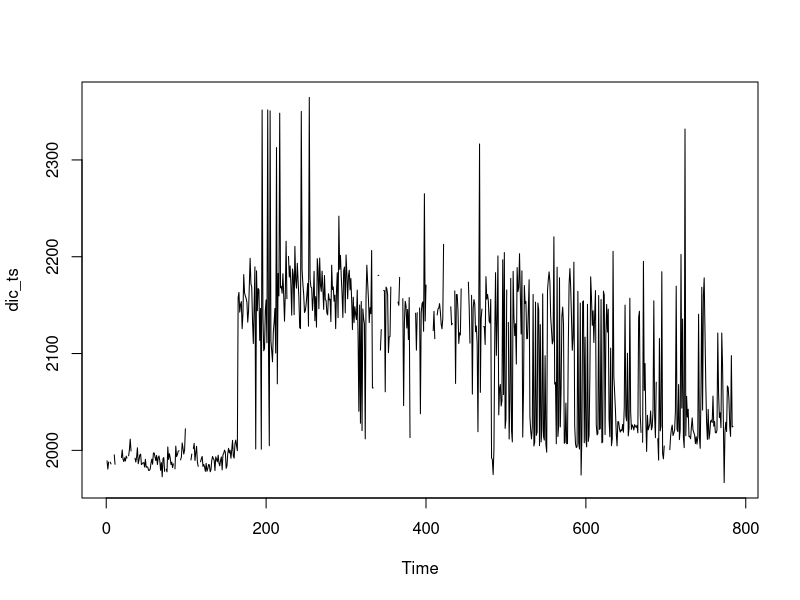
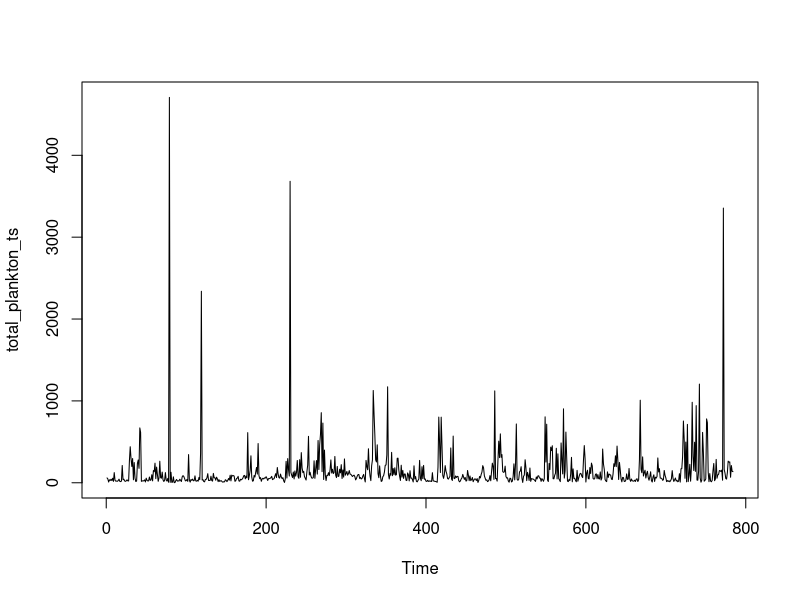
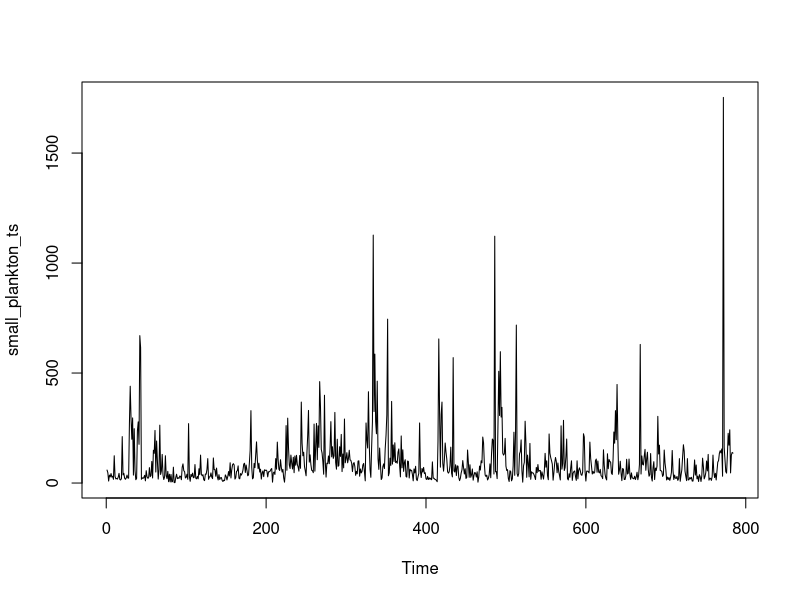
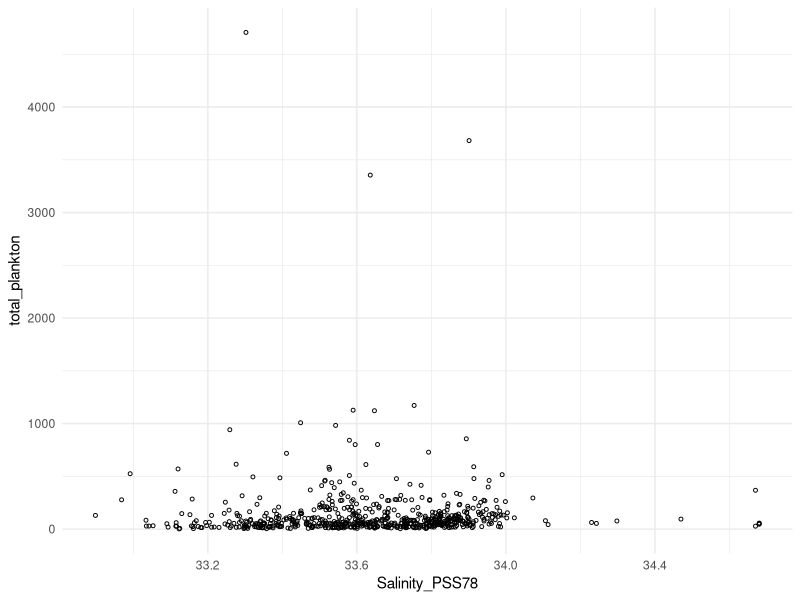
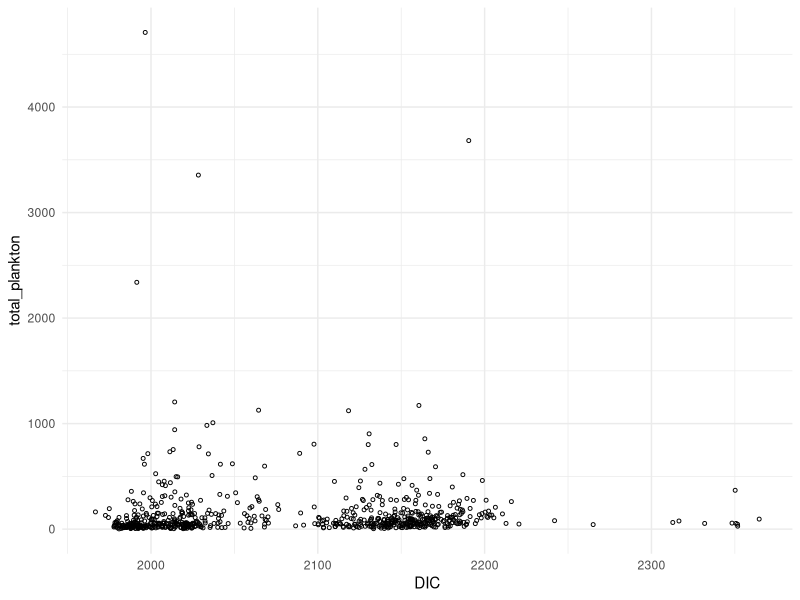
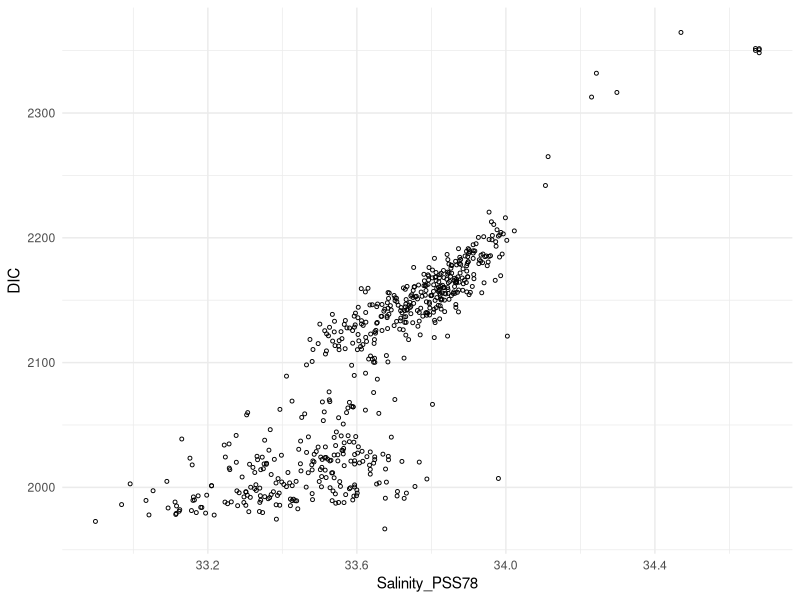
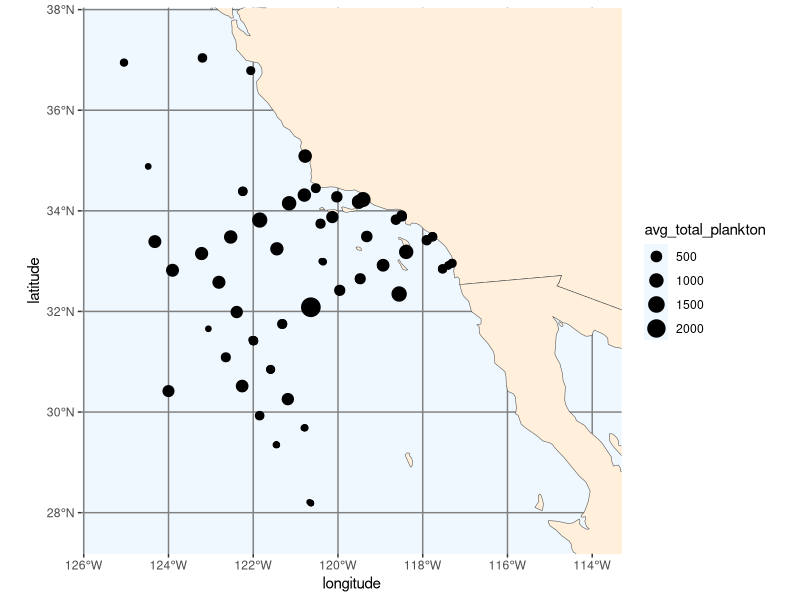

Source code (R) for these figures, in order: (Note: this script raises an error after producing the figures.)
## ---- chunk 1
library(tidyverse)
library(ggplot2)
library(sf)
library(rnaturalearth)
## ---- chunk 2
zoop <- read.csv('../data/merged_zoop_avg_monthly.csv')
head(zoop)
## ---- chunk 3
# Create date column
zoop$Date <- as.Date(with(zoop, sprintf('%d-%02d-01', Year_UTC, Month_UTC)))
## ---- chunk 4
dic_ts <- as.ts(zoop$DIC, zoop$Date)
plot.ts(dic_ts)
## ---- chunk 5
total_plankton_ts <- as.ts(zoop$total_plankton, zoop$Date)
plot.ts(total_plankton_ts)
## ---- chunk 6
small_plankton_ts <- as.ts(zoop$small_plankton, zoop$Date)
plot.ts(small_plankton_ts)
## ---- chunk 7
ggplot(data=zoop, aes(x=Salinity_PSS78, y=total_plankton)) + 
  geom_point(size=1, shape=1) +
  theme_minimal()
## ---- chunk 8
ggplot(data=zoop, aes(x=DIC, y=total_plankton)) + 
  geom_point(size=1, shape=1) +
  theme_minimal()
## ---- chunk 9
ggplot(data=zoop, aes(x=Salinity_PSS78, y=DIC)) + 
  geom_point(size=1, shape=1) +
  theme_minimal()
## ---- chunk 10
# filter coordinate columns and count observations by station
coords_total_plankton <- zoop[, c('latitude', 'longitude', 'total_plankton')] %>%
  group_by(latitude, longitude) %>%
  summarise(avg_total_plankton = mean(total_plankton))
  # rename(Num_Observations = n)

# find min and max coordinates
min_lon <- min(coords_total_plankton[, 'longitude'])
max_lon <- max(coords_total_plankton[, 'longitude'])

min_lat <- min(coords_total_plankton[, 'latitude'])
max_lat <- max(coords_total_plankton[, 'latitude'])
## ---- chunk 11
zoop[, c('latitude', 'longitude', 'total_plankton')]
## ---- chunk 12
# see if total plankton count varies by location
world <- ne_countries(scale = "medium", returnclass = "sf")

ggplot(data=world) + 
  geom_sf(fill = "antiquewhite1") + 
  geom_point(data=coords_total_plankton, aes(x=longitude, y=latitude, size=avg_total_plankton)) + 
  coord_sf(xlim = c(min_lon - 1, max_lon + 4), ylim = c(min_lat - 1, max_lat + 1), expand=FALSE) + 
  theme(panel.grid.major = element_line(color = gray(0.5), linetype = "solid", 
        linewidth = 0.5), panel.background = element_rect(fill = "aliceblue"))
## ---- chunk 13
coords_merged_zoop <- zoop[, c('Station_ID', 'latitude', 'longitude')] %>%
  count(Station_ID, latitude, longitude) %>%
  group_by(Station_ID) %>%
  summarise(Latitude = mean(latitude), Longitude = mean(longitude), N = sum(n)) 
  
coords_merged_zoop
## ---- chunk 14
world <- ne_countries(scale = "medium", returnclass = "sf")

station_loc_map_new <- ggplot(data=world) + 
  geom_sf(fill = "antiquewhite1") + 
  geom_point(data=coords_merged_zoop, aes(x=Longitude, y=Latitude, size = Count), alpha=0.6) + 
  coord_sf(xlim = c(min_lon - 1, max_lon + 4), ylim = c(min_lat - 1, max_lat + 1), expand=FALSE) + 
  theme(panel.grid.major = element_line(color = gray(0.5), linetype = "solid", 
        linewidth = 0.5), panel.background = element_rect(fill = "aliceblue")) + 
  ggtitle('Station Locations of Updated Merged Zooplankton Data')

# save figure
ggsave(path='../images/merged_zoop_EDA', filename='station_loc_map_new.png')

station_loc_map_new
